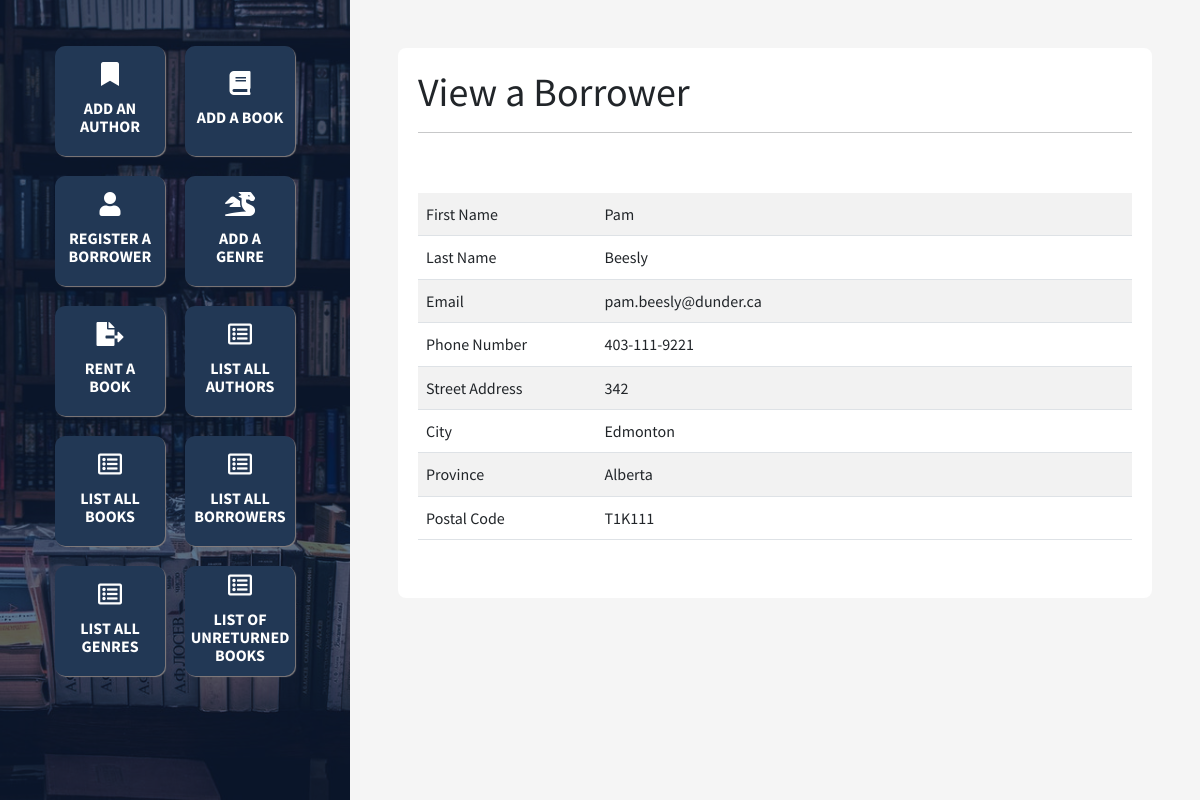
The app's page /view/borrower.php?id=5 with its own data.
### tables this page shows
create table BORROWER(
    id int unsigned not null auto_increment,
    fName varchar(35),
    lName varchar(45) not null,
    email varchar(35) not null unique,
    phone varchar(15),
    street varchar(30),
    city varchar(30),
    prov enum('NL', 'PE', 'NS', 'NB', 'QC', 'ON', 'MB', 'SK', 'AB', 'BC', 'YT', 'NT', 'NU'),
    postalCode varchar(10),
    primary key (id)
);

### view/borrower.php (the view, shortened to what this page needs)
<?php
    include '../config.php';
    include '../head.php';
    include '../footer.php';
?>
<div class="right p-5">
    <main id="view-page">
        <h1>View a Borrower</h1>
        <hr>
        <?php
            if ( isset($_GET['id']) && $_GET['id'] )
            {
                $id = $_GET['id'];
                $borrowerSql = "select *
                              from BORROWER
                              where id = $id";
                $borrowerResult = $conn->query($borrowerSql);
                $txt = "";
                if ($borrowerResult && $borrowerResult->num_rows > 0)
                {
                    $borrowerRow = $borrowerResult->fetch_assoc();
                    echo '<table class="table table-striped">';
                    echo '<tr>';
                    echo '<td class="col-3">First Name</td>';
                    echo '<td class="col-9">'.$borrowerRow['fName'].'</td>';
                    echo '</tr>';
                    echo '<tr>';
                    echo '<td class="col-3">Last Name</td>';
                    echo '<td class="col-9">'.$borrowerRow['lName'].'</td>';
                    echo '</tr>';
                    echo '<tr>';
                    echo '<td class="col-3">Email</td>';
                    echo '<td class="col-9">'.$borrowerRow['email'].'</td>';
                    echo '</tr>';
                    echo '<tr>';
                    echo '<td class="col-3">Phone Number</td>';
                    echo '<td class="col-9">'.$borrowerRow['phone'].'</td>';
                    echo '</tr>';
                    echo '<tr>';
                    echo '<td class="col-3">Street Address</td>';
                    echo '<td class="col-9">'.$borrowerRow['street'].'</td>';
                    echo '</tr>';
                    echo '<tr>';
                    echo '<td class="col-3">City</td>';
                    echo '<td class="col-9">'.$borrowerRow['city'].'</td>';
                    echo '</tr>';
                    echo '<tr>';
                    echo '<td class="col-3">Province</td>';
                    switch ($borrowerRow['prov']) {
                      case 'AB':
                        $txt = "Alberta";
                        break;
                    }
                    echo '<td class="col-9">'.$txt.'</td>';
                    echo '</tr>';
                    echo '<tr>';
                    echo '<td class="col-3">Postal Code</td>';
                    echo '<td class="col-9">'.$borrowerRow['postalCode'].'</td>';
                    echo '</tr>';
                    echo '</table>';
                }
                else
                {
                    echo '<div class="text-muted">No Borrower found.</div>';
                }
            }
            else
            {
                echo '<div class="bg-danger text-white p-3 mb-5">A required data is needed. Check the url.</div>';
            }
        ?>
    </main>
</div>

### css/styles.css (style rules this page uses)
body { font-family: 'Source Sans Pro', sans-serif; line-height:1.65rem; }
hr { margin-bottom: 60px; }
.right { width:100%; flex-shrink:1; margin-left: 350px; min-height:100vh; }
main { width: 100%; background: white; min-height: 550px; border-radius: 8px; padding: 20px; }

### records on screen
borrower: fName "Pam", lName "Beesly", email "pam.beesly@dunder.ca", phone "403-111-9221", street "342", city "Edmonton", prov "Alberta", postalCode "T1K111"
